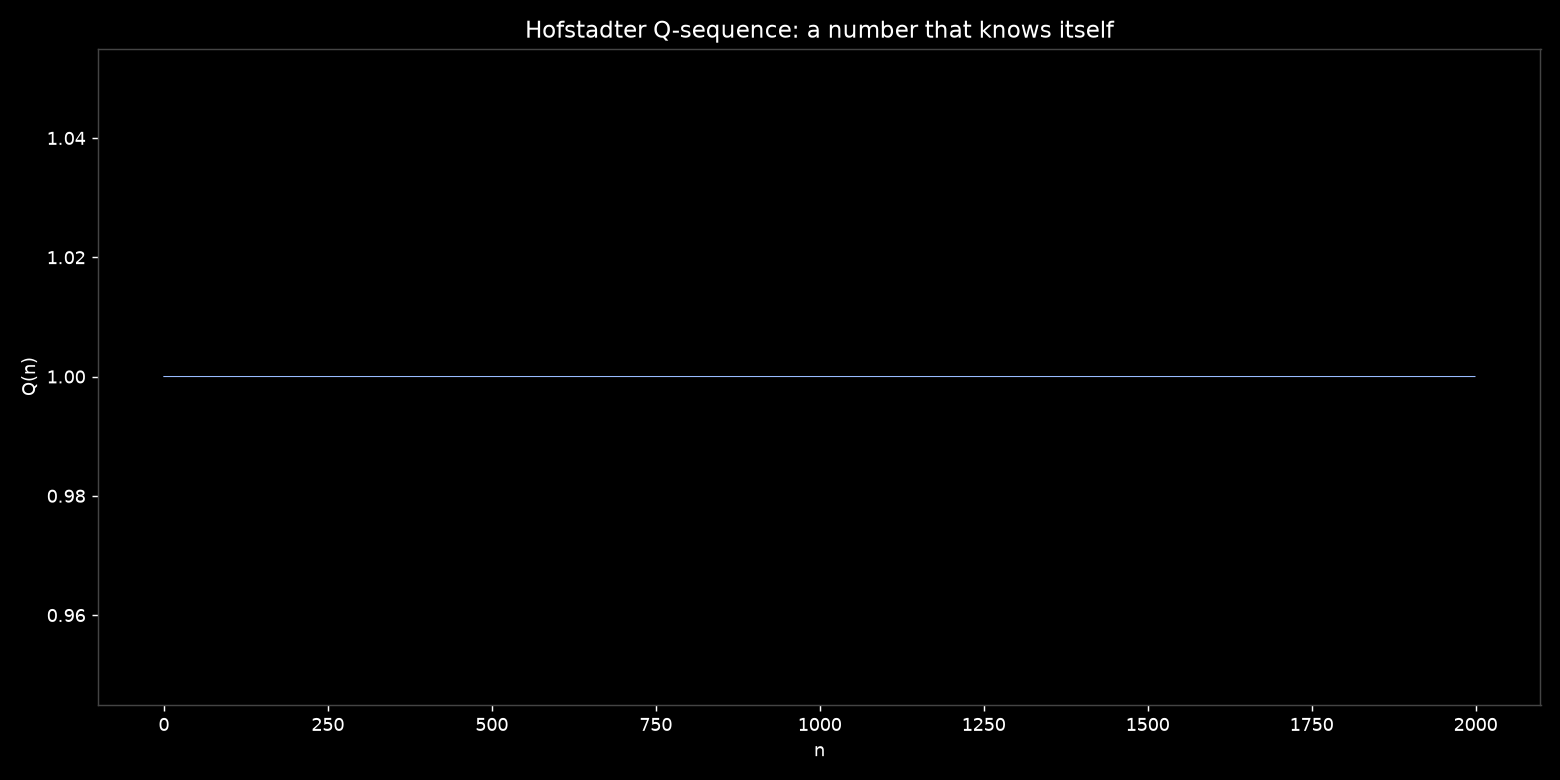

Source code (Python):
"""Lens 3: Hofstadter's Q-sequence — a sequence that defines itself."""
import math
import numpy as np
import matplotlib.pyplot as plt


def q_recursive(n, memo):
    if n in memo:
        return memo[n]
    qn_1 = q_recursive(n - 1, memo)
    s = q_recursive(n - qn_1, memo)
    memo[n] = s
    return s


def q_sequence(N=4000):
    memo = {0: 0, 1: 1, 2: 1}
    return np.array([q_recursive(i, memo) for i in range(1, N + 1)], dtype=float)


def draw(N=2000, save_path='hofstadter_q.png'):
    q = q_sequence(N)
    fig, ax = plt.subplots(figsize=(12, 6))
    fig.patch.set_facecolor('#000')
    ax.set_facecolor('#000')
    ax.plot(q, color='#9bf', lw=0.6)
    ax.set_title('Hofstadter Q-sequence: a number that knows itself',
                 color='white', fontsize=13)
    ax.set_xlabel('n', color='white')
    ax.set_ylabel('Q(n)', color='white')
    ax.tick_params(colors='white')
    for spine in ax.spines.values():
        spine.set_color('#444')
    plt.tight_layout()
    plt.savefig(save_path, dpi=130, facecolor='#000')
    plt.close()
    return save_path, q


if __name__ == '__main__':
    path, q = draw()
    print('wrote', path)
    print('last 5:', q[-5:])
